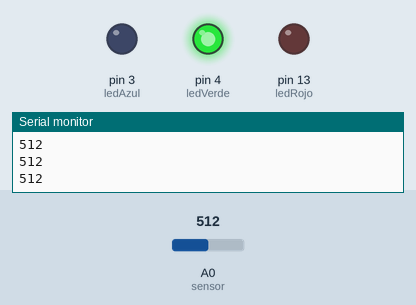
Recording of a sketch running on a simulated Arduino Uno, built with avr-gcc and run on an emulated ATmega328P. On the bench: output pins drawn as LEDs (lit = HIGH), the last lines printed to the serial monitor. The test bench sets the inputs (shaded band); at power-on: A0 (sensor) = 512.

Above: at 1.2 s.
1.3 s: A0 (sensor) set to 491
At 2.0 s:
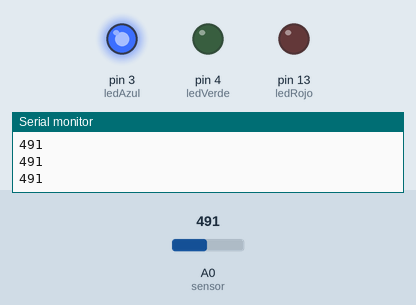
2.8 s: A0 (sensor) set to 1010
At 3.3 s:
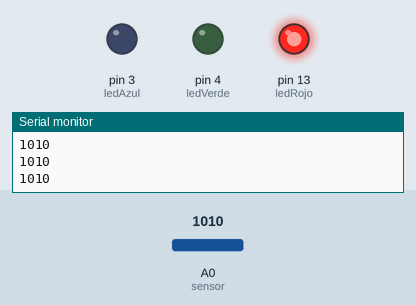
4.3 s: A0 (sensor) set to 988
At 5.5 s:
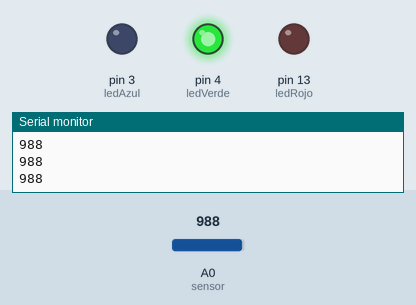
5.8 s: A0 (sensor) set to 1023
At 6.8 s:
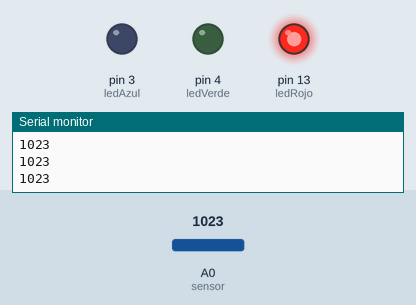
Timing chart, 0 to 8.3 s (numbered marks = the images above; inputs shaded):
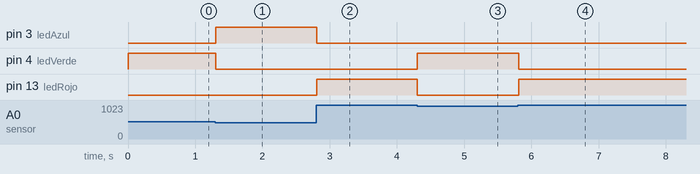

Measured:
- the behaviour switches between 501 and 500 on A0 (sensor) (found by bisection; images 0 and 1)
- the behaviour switches between 1000 and 999 on A0 (sensor) (found by bisection; images 2 and 3)
- after the input at 1.3 s, pin 3 (ledAzul): LOW → HIGH at once; pin 4 (ledVerde): HIGH → LOW at once
- after the input at 2.8 s, pin 3 (ledAzul): HIGH → LOW at once; pin 13 (ledRojo): LOW → HIGH at once
- after the input at 4.3 s, pin 4 (ledVerde): LOW → HIGH at once; pin 13 (ledRojo): HIGH → LOW at once
- after the input at 5.8 s, pin 4 (ledVerde): HIGH → LOW at once; pin 13 (ledRojo): LOW → HIGH at once

The sketch:

main.ino
```cpp
int ledAzul = 3;
int ledVerde = 4;
int ledRojo = 13;

int sensor = A0;
int val = 0;

void setup() {
  pinMode(ledRojo, OUTPUT);
  pinMode(ledAzul, OUTPUT);
  pinMode(ledVerde, OUTPUT);
  Serial.begin(9600);
}

void loop() {
    val = analogRead(sensor);
    Serial.println(val);

    //seco
    if(val >= 1000) {
      digitalWrite(ledRojo, HIGH);
      digitalWrite(ledAzul, LOW);
      digitalWrite(ledVerde, LOW);
    }
    //muy humedo
    else if (val <= 500) {
      digitalWrite(ledRojo, LOW);
      digitalWrite(ledAzul, HIGH);
      digitalWrite(ledVerde, LOW);
    }
    //estado normal
    else {
      digitalWrite(ledRojo, LOW);
      digitalWrite(ledAzul, LOW);
      digitalWrite(ledVerde, HIGH);
    }
}
```
